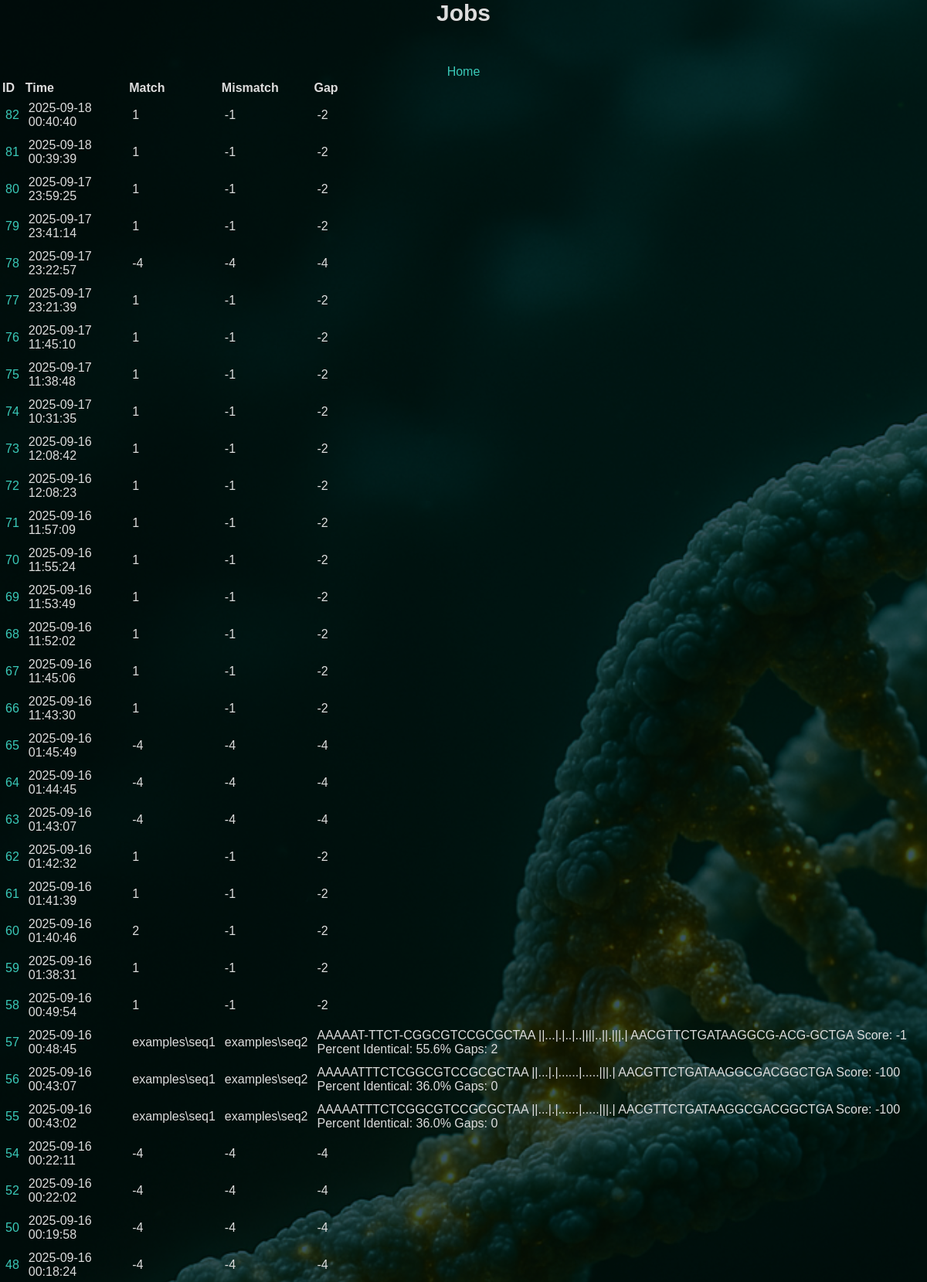
Page /jobs (upper part) on the committed database.
### tables this page shows
CREATE TABLE jobs (
    current_time TEXT DEFAULT (datetime('now', 'localtime')),
    match_score INT,
    mismatch INT,
    gap INT,
    nw_seq1_name TEXT,
    nw_seq2_name TEXT,
    nw_result TEXT,
    sw_seq1_name TEXT,
    sw_seq2_name TEXT,
    sw_result TEXT
);

### app.py (the view)
@app.route("/jobs")
def get_jobs():
    db = get_db()
    cursor = db.cursor() # type: ignore
    cursor.execute("SELECT rowid, * FROM jobs WHERE match_score IS NOT NULL ORDER BY rowid DESC")
    results = cursor.fetchall()
    job_id = cursor.lastrowid
    return render_template("jobs.html",results=results, job_id=job_id)

### app.py (called while the page is built)
def get_db():
    db = getattr(g, "_database", None)
    if db is None:
        db = g._database = sqlite3.connect(DATABASE)
        db.row_factory = sqlite3.Row
        return db

@app.teardown_appcontext
def close_conneciton(exception):
    db = getattr(g, "_database", None)
    if db is not None:
        db.close()

### templates/jobs.html
{% extends "base.html" %}
{% block body %}
<div class="content">
    <div class="pageTitle">Jobs</div>
    <div class="options"><a href="/">Home</a></div>
    <div class="job-list">
    <table>
        <tr>
            <th>ID</th>
            <th>Time</th>
            <th>Match</th>
            <th>Mismatch</th>
            <th>Gap</th>
        </tr>
        {% for job in results %}
            <tr>
                <td><a href="{{ url_for('get_job_by_id', job_id=job['rowid']) }}">{{ job["rowid"] }}</td></a>
                <td>{{ job[1] }}</td>
                <td>{{ job[2] }}</td>
                <td>{{ job[3] }}</td>
                <td>{{ job[4] }}</td>
            </tr>
        {% endfor %}
    </table>
    </div>
</div>
{% endblock %}

### templates/base.html (shortened to what this page needs)
<!DOCTYPE html>
<html lang="en">
<head>
    <link rel="stylesheet" type="text/css" href="{{ url_for('static', filename='styles.css') }}">
    <link rel="stylesheet" href="https://cdnjs.cloudflare.com/ajax/libs/font-awesome/4.7.0/css/font-awesome.min.css">
</head>
<body>
    {% block body %} {% endblock %}
</body>
</html>

### static/styles.css (style rules this page uses)
html { font-family: Arial, Helvetica, sans-serif; color:rgb(221, 221, 221); text-align: center; height: 100%; margin: 0; padding: 0; }
.pageTitle { text-align: center; font-size: 30px; font-weight: bold; margin-bottom: 50px; }
body { background-color: #1d2a35; background-image: url(images/dna_strand_bg.png); background-repeat: no-repeat; background-position: center center; background-attachment: fixed; background-size: cover; background-blend-mode: overlay; height: 100%; margin: 0; padding: 0; }
.job-list { text-align: left; }
.job-list td { text-align: left; padding:5px; }
a:link { color:rgb(58, 202, 185); background-color: transparent; text-decoration: none; }

### rows in the picture
jobs: rowid "82", current_time "2025-09-18 00:40:40", match_score "1", mismatch "-1", gap "-2"
jobs: rowid "81", current_time "2025-09-18 00:39:39", match_score "1", mismatch "-1", gap "-2"
jobs: rowid "80", current_time "2025-09-17 23:59:25", match_score "1", mismatch "-1", gap "-2"
jobs: rowid "79", current_time "2025-09-17 23:41:14", match_score "1", mismatch "-1", gap "-2"
jobs: rowid "78", current_time "2025-09-17 23:22:57", match_score "-4", mismatch "-4", gap "-4"
jobs: rowid "77", current_time "2025-09-17 23:21:39", match_score "1", mismatch "-1", gap "-2"
jobs: rowid "76", current_time "2025-09-17 11:45:10", match_score "1", mismatch "-1", gap "-2"
jobs: rowid "75", current_time "2025-09-17 11:38:48", match_score "1", mismatch "-1", gap "-2"
jobs: rowid "74", current_time "2025-09-17 10:31:35", match_score "1", mismatch "-1", gap "-2"
jobs: rowid "73", current_time "2025-09-16 12:08:42", match_score "1", mismatch "-1", gap "-2"
jobs: rowid "72", current_time "2025-09-16 12:08:23", match_score "1", mismatch "-1", gap "-2"
jobs: rowid "71", current_time "2025-09-16 11:57:09", match_score "1", mismatch "-1", gap "-2"
jobs: rowid "70", current_time "2025-09-16 11:55:24", match_score "1", mismatch "-1", gap "-2"
jobs: rowid "69", current_time "2025-09-16 11:53:49", match_score "1", mismatch "-1", gap "-2"
jobs: rowid "68", current_time "2025-09-16 11:52:02", match_score "1", mismatch "-1", gap "-2"
jobs: rowid "67", current_time "2025-09-16 11:45:06", match_score "1", mismatch "-1", gap "-2"
jobs: rowid "66", current_time "2025-09-16 11:43:30", match_score "1", mismatch "-1", gap "-2"
jobs: rowid "65", current_time "2025-09-16 01:45:49", match_score "-4", mismatch "-4", gap "-4"
jobs: rowid "64", current_time "2025-09-16 01:44:45", match_score "-4", mismatch "-4", gap "-4"
jobs: rowid "63", current_time "2025-09-16 01:43:07", match_score "-4", mismatch "-4", gap "-4"
jobs: rowid "62", current_time "2025-09-16 01:42:32", match_score "1", mismatch "-1", gap "-2"
jobs: rowid "61", current_time "2025-09-16 01:41:39", match_score "1", mismatch "-1", gap "-2"
jobs: rowid "60", current_time "2025-09-16 01:40:46", match_score "2", mismatch "-1", gap "-2"
jobs: rowid "59", current_time "2025-09-16 01:38:31", match_score "1", mismatch "-1", gap "-2"
jobs: rowid "58", current_time "2025-09-16 00:49:54", match_score "1", mismatch "-1", gap "-2"
jobs: rowid "57", current_time "2025-09-16 00:48:45", match_score "examples\\seq1", mismatch "examples\\seq2", gap "AAAAAT-TTCT-CGGCGTCCGCGCTAA ||...|.|..|..||||..||.|||.| AACGTTCTGATAAGGCG-ACG-GCTGA Score: -1 Percent Identical: 55.6% Gaps: 2"
jobs: rowid "56", current_time "2025-09-16 00:43:07", match_score "examples\\seq1", mismatch "examples\\seq2", gap "AAAAATTTCTCGGCGTCCGCGCTAA ||...|.|......|.....|||.| AACGTTCTGATAAGGCGACGGCTGA Score: -100 Percent Identical: 36.0% Gaps: 0"
jobs: rowid "55", current_time "2025-09-16 00:43:02", match_score "examples\\seq1", mismatch "examples\\seq2", gap "AAAAATTTCTCGGCGTCCGCGCTAA ||...|.|......|.....|||.| AACGTTCTGATAAGGCGACGGCTGA Score: -100 Percent Identical: 36.0% Gaps: 0"
jobs: rowid "54", current_time "2025-09-16 00:22:11", match_score "-4", mismatch "-4", gap "-4"
jobs: rowid "52", current_time "2025-09-16 00:22:02", match_score "-4", mismatch "-4", gap "-4"
jobs: rowid "50", current_time "2025-09-16 00:19:58", match_score "-4", mismatch "-4", gap "-4"
jobs: rowid "48", current_time "2025-09-16 00:18:24", match_score "-4", mismatch "-4", gap "-4"
